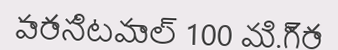
#> input picture OCRModel/data/synthetic_domain/images/syn_0000.png, 338 x 50 px
$ python -i preprocessing.py   (imports and definitions only)
#> lines starting #> are read from the running program, lines starting #| are printed output that depends on the picture; after the words box and inside, x2 and y2 are one past the last pixel; in counts of white or black regions, pixels touching at a corner belong together
"""Image enhancement and normalization preprocessing for scene OCR crops.

Addresses smart-glasses real-world camera artifacts:
- Uneven lighting and low-contrast medicine packaging.
- Sensor grain and camera motion blur.
- Variable crop resolutions and aspect ratios.
"""

from __future__ import annotations

import cv2
import numpy as np
from PIL import Image, ImageEnhance, ImageFilter


def enhance_contrast_clahe(image: Image.Image, clip_limit: float = 2.0, tile_grid_size: tuple[int, int] = (8, 8)) -> Image.Image:
    """Enhance local contrast using CLAHE in LAB color space.

    Preserves color balance while enhancing faint or shadowed text.
    """
    img_np = np.array(image.convert("RGB"))
    lab = cv2.cvtColor(img_np, cv2.COLOR_RGB2LAB)
    l_channel, a_channel, b_channel = cv2.split(lab)

    clahe = cv2.createCLAHE(clipLimit=clip_limit, tileGridSize=tile_grid_size)
    l_enhanced = clahe.apply(l_channel)

    merged = cv2.merge((l_enhanced, a_channel, b_channel))
    rgb_enhanced = cv2.cvtColor(merged, cv2.COLOR_LAB2RGB)
    return Image.fromarray(rgb_enhanced)


def denoise_and_sharpen(image: Image.Image) -> Image.Image:
    """Remove high-frequency sensor noise while keeping character edges crisp."""
    img_np = np.array(image.convert("RGB"))
    # Bilateral filter preserves sharp character edges while smoothing flat noise
    denoised = cv2.bilateralFilter(img_np, d=5, sigmaColor=35, sigmaSpace=35)
    pil_denoised = Image.fromarray(denoised)

    # Subtle unsharp mask to accentuate Indic vowel matras and conjuncts
    enhancer = ImageEnhance.Sharpness(pil_denoised)
    return enhancer.enhance(1.2)


def normalize_crop_dimensions(
    image: Image.Image,
    target_height: int = 48,
    min_width: int = 16,
    max_width: int = 1200,
) -> Image.Image:
    """Proportionally resize line crop to canonical recognizer height (48px for PP-OCR)."""
    w, h = image.size
    if h <= 0 or w <= 0:
        return image

    scale = target_height / float(h)
    new_w = max(min_width, min(int(round(w * scale)), max_width))
    return image.resize((new_w, target_height), resample=Image.Resampling.BILINEAR)


def suppress_specular_glare_lens(image: Image.Image, glare_threshold: int = 240) -> Image.Image:
    """Google Lens-style specular glare suppression for metallic foil blister packs.

    Detects overexposed highlight regions on aluminum foil packaging and restores
    washed-out letter strokes using local neighborhood blending.
    """
    img_np = np.array(image.convert("RGB"))
    hsv = cv2.cvtColor(img_np, cv2.COLOR_RGB2HSV)
    v_channel = hsv[:, :, 2]
    s_channel = hsv[:, :, 1]

    # Foil specular highlights have near-white intensity (high V, low S)
    glare_mask = ((v_channel >= glare_threshold) & (s_channel <= 50)).astype(np.uint8) * 255

    # If glare covers between 1% and 40% of the crop, apply inpaint restoration
    total_pixels = glare_mask.size
    glare_ratio = np.count_nonzero(glare_mask) / float(total_pixels)
    if 0.01 <= glare_ratio <= 0.40:
        kernel = cv2.getStructuringElement(cv2.MORPH_ELLIPSE, (3, 3))
        dilated_mask = cv2.dilate(glare_mask, kernel, iterations=1)
        restored = cv2.inpaint(img_np, dilated_mask, inpaintRadius=3, flags=cv2.INPAINT_TELEA)
        return Image.fromarray(restored)

    return image


def correct_orientation_lens(image: Image.Image) -> Image.Image:
    """Google Lens-style multi-angle orientation detection and auto-rectification.

    If a text line is captured vertically (e.g. medicine strip held sideways),
    rotates it 90 degrees to ensure horizontal baseline reading for OCR recognizers.
    """
    w, h = image.size
    # If crop is clearly taller than wide (vertical text or rotated strip)
    if h > w * 1.25:
        # Rotate 90 degrees counter-clockwise so characters align horizontally
        return image.rotate(270, expand=True)
    return image


def preprocess_crop_for_ocr(
    image: Image.Image,
    enhance_contrast: bool = True,
    denoise: bool = True,
    suppress_glare: bool = True,
    auto_orient: bool = True,
    normalize_height: bool = True,
    target_height: int = 48,
) -> Image.Image:
    """Full Google Lens-style preprocessing pipeline for text line crops before recognizer inference."""
    processed = image.convert("RGB")
    if auto_orient:
        processed = correct_orientation_lens(processed)
    if suppress_glare:
        processed = suppress_specular_glare_lens(processed)
    if enhance_contrast:
        processed = enhance_contrast_clahe(processed)
    if denoise:
        processed = denoise_and_sharpen(processed)
    if normalize_height:
        processed = normalize_crop_dimensions(processed, target_height=target_height)
    return processed

>>> from PIL import Image
>>> picture = Image.open('../../../data/synthetic_domain/images/syn_0000.png')
#> picture is the input picture: PIL image 338x50 RGB; mean R, G, B 217.5, 214, 216.6
>>> result = preprocess_crop_for_ocr(picture)
#> in suppress_specular_glare_lens, `hsv = cv2.cvtColor(img_np, cv2.COLOR_RGB2HSV)`: hsv: shape (50, 338, 3); mean H, S, V 143.8, 3.8, 217.5
#> in suppress_specular_glare_lens, `s_channel = hsv[:, :, 1]`:
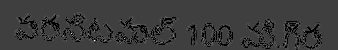
#> s_channel: shape (50, 338); min 0, max 16, mean 3.75; drawn with min black and max white
#> in suppress_specular_glare_lens, `glare_mask = ((v_channel >= glare_threshold) & (s_channel <= 50)).asty..`:
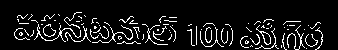
#> glare_mask: shape (50, 338); 8.4% white in thin lines or dots, all inside (x1, y1, x2, y2) = (14, 12, 323, 50)
#> in suppress_specular_glare_lens, `glare_ratio = np.count_nonzero(glare_mask) / float(total_pixels)`: glare_ratio = 0.0844
#> in suppress_specular_glare_lens, `dilated_mask = cv2.dilate(glare_mask, kernel, iterations=1)`:
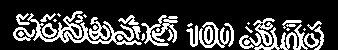
#> dilated_mask: shape (50, 338); 24.2% white in thin lines or dots, all inside (x1, y1, x2, y2) = (13, 11, 324, 50)
#> in suppress_specular_glare_lens, `restored = cv2.inpaint(img_np, dilated_mask, inpaintRadius=3, flags=cv..`:
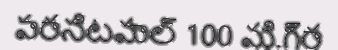
#> restored: shape (50, 338, 3); mean R, G, B 200.3, 197.2, 199.5
#> in enhance_contrast_clahe, `lab = cv2.cvtColor(img_np, cv2.COLOR_RGB2LAB)`: lab: shape (50, 338, 3); mean of channels 0, 1, 2 202.2, 129.6, 127.2
#> in enhance_contrast_clahe, `l_enhanced = clahe.apply(l_channel)`:
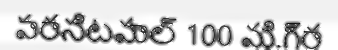
#> l_enhanced: shape (50, 338); min 13, max 255, mean 212
#> in enhance_contrast_clahe, `merged = cv2.merge((l_enhanced, a_channel, b_channel))`: merged: shape (50, 338, 3); mean of channels 0, 1, 2 212, 129.6, 127.2
#> in normalize_crop_dimensions, `return image.resize((new_w, target_height), resample=Image.Resampling...`:
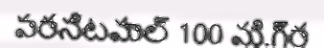
#> returned value: PIL image 324x48 RGB; mean R, G, B 211.1, 208.4, 210.4

$ run again, on OCRModel/data/synthetic_domain/images/syn_0002.png
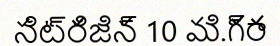
#> input picture OCRModel/data/synthetic_domain/images/syn_0002.png, 280 x 46 px
#> picture is the input picture: PIL image 280x46 RGB; mean R, G, B 218.3, 218.3, 214.5
#> hsv: shape (46, 280, 3); mean H, S, V 62.8, 23.8, 220.9
#> in suppress_specular_glare_lens, `glare_mask = ((v_channel >= glare_threshold) & (s_channel <= 50)).asty..`:
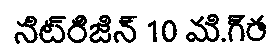
#> glare_mask: shape (46, 280); 80% white; 11 black regions (1 under 20 px), largest, box (x1, y1, x2, y2) and area: (186, 14, 220, 42) 391, (39, 16, 66, 43) 336, (89, 15, 111, 43) 312
#> glare_ratio = 0.8
#> lab: shape (46, 280, 3); mean of channels 0, 1, 2 219.1, 127.4, 129.8
#> merged: shape (46, 280, 3); mean of channels 0, 1, 2 223, 127.4, 129.8
#> in normalize_crop_dimensions, `return image.resize((new_w, target_height), resample=Image.Resampling...`:
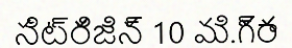
#> returned value: PIL image 292x48 RGB; mean R, G, B 222.4, 222.4, 218.6
